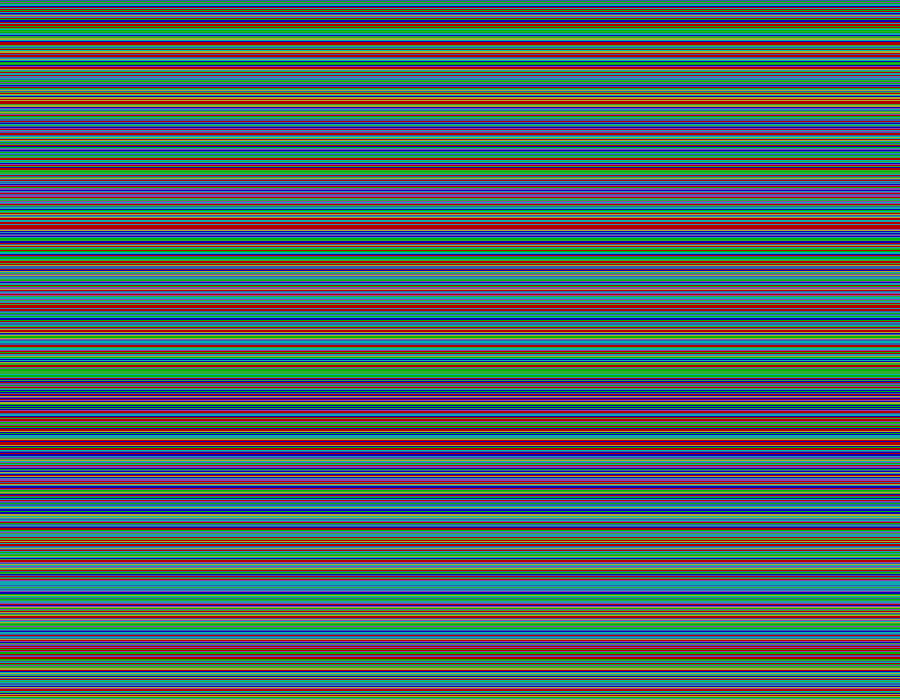
Frame 1 (no input)
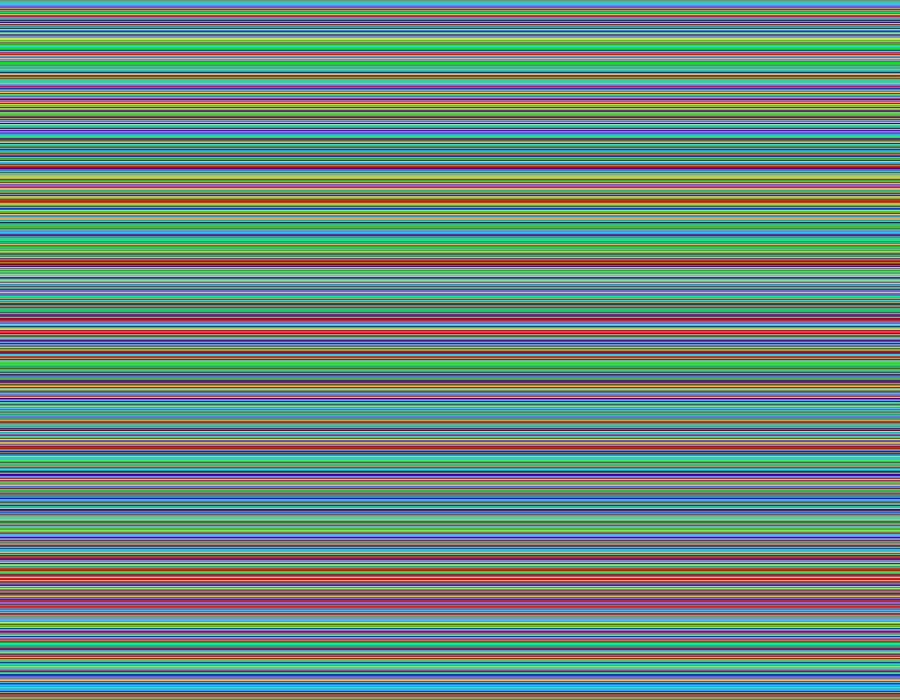
Frame 2 (the mouse pressed at the canvas centre, redrawn once)

The Processing sketch that drew these frames (run headless with seeded random() and noise(); the mouse was pressed at the canvas centre and the sketch redrawn once):

// Processing sketch: simple
// ── simple.pde
int count = 700;

int[] colors = new int[]{
  color(255, 0, 0),
  color(244, 241, 65),
  color(0, 255, 8),
  color(0, 255, 250),
  color(21, 0, 255),
  color(255, 0, 0),
  color(66, 134, 244),
  color(68, 244, 65),
  color(50, 214, 255),
  color(197, 96, 255)
};

void setup() {
    size(900,700);
    background(0);
    smooth();
    noLoop();
}

void draw() {
  
   for(int i = 0; i < count; i++){
     stroke(colors[int(random(0,10))]);
     for(int j = 0; j < 900; j++){
       point(j, i);
     }
    }
   //pixelateImage(30);
}
